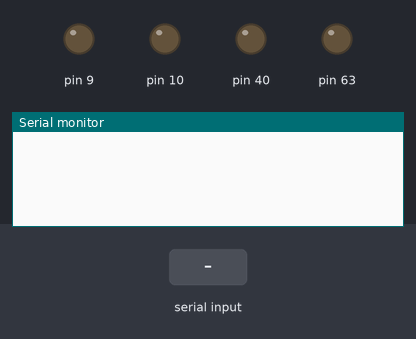
Simulated run of this program. Board: Arduino Mega 2560, built with avr-gcc and run on an emulated ATmega2560. Parts: output pins drawn as LEDs (lit = HIGH), the last lines printed to the serial monitor. The inputs (shaded band) are chosen by the test bench.

Above: at 1.2 s.
1.3 s: "D90\n" received over Serial
At 2.5 s:
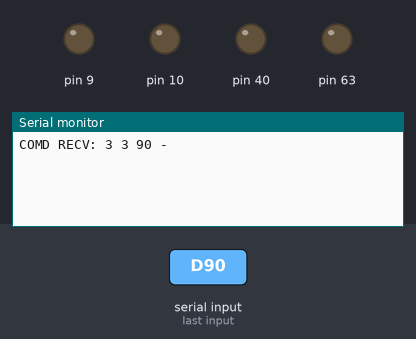
2.8 s: "D,45\n" received over Serial
At 3.9 s:
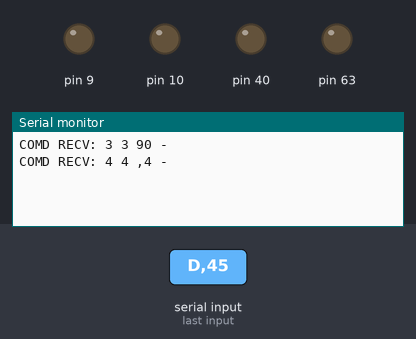

Measured:
- after the input at 1.3 s, the serial monitor: prints a new line at once (image 1)
- after the input at 2.8 s, the serial monitor: prints a new line at once (image 2)

The program:

main.cpp
```cpp
#include <Arduino.h>

// put function declarations here:
int myFunction(int, int);

void setup()
{
  Serial.begin(115200);
  pinMode(63, OUTPUT);
  pinMode(40, OUTPUT);
  pinMode(10, OUTPUT);
  pinMode(9, OUTPUT);
  digitalWrite(10, LOW);
  digitalWrite(9, LOW);
}

byte buffer[32];

void loop(){
  if (Serial.available())
  {
    memset(buffer, 0, sizeof(buffer));
    size_t bytesRead = Serial.readBytesUntil('\n', buffer, 32);
    if (bytesRead > 0) {

      String str = String((char *)buffer );
      if(str.startsWith("D")) {
      String cmd = str.substring(1, 3);
      String parameter = str.substring(4, str.length());

        Serial.println("COMD RECV: " + String(str.length()) +  " " + String(bytesRead) + " " + cmd + " - " + parameter);
        digitalWrite(cmd.toInt(), (parameter == "0" ? LOW : HIGH));
      }
    }
  }
}
```
